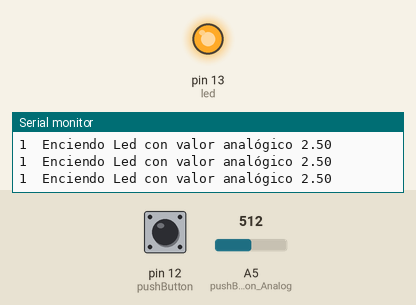
Bench run of a sketch on a simulated Arduino Uno, built with avr-gcc and run on an emulated ATmega328P. On the bench: output pins drawn as LEDs (lit = HIGH), the last lines printed to the serial monitor. The inputs (shaded band) are chosen by the test bench; at power-on: pin 12 (pushButton) HIGH, A5 (pushButton_Analog) = 512.

Above: at 1.3 s.
1.4 s: pin 12 (pushButton) pulled LOW for 0.6 s
At 1.9 s:
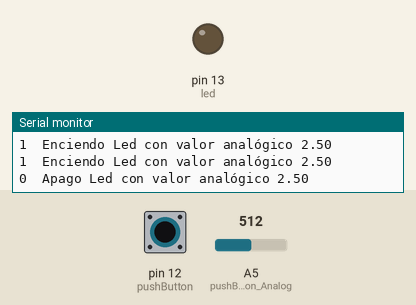
3.5 s: pin 12 (pushButton) pulled LOW for 3.2 s
At 8.2 s:
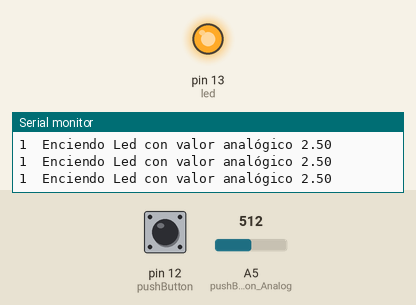
8.5 s: pin 12 (pushButton) driven LOW
At 9.5 s:
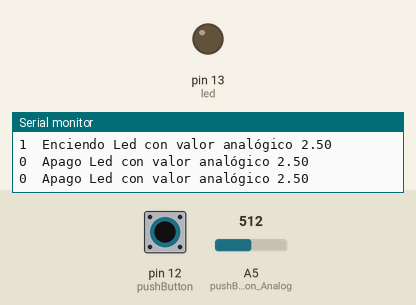
11.5 s: pin 12 (pushButton) driven HIGH
At 12.2 s:
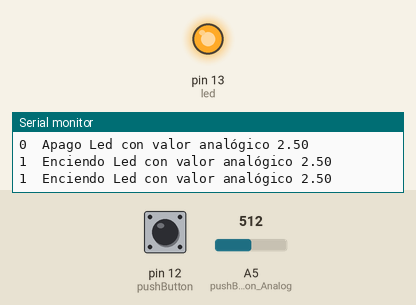
Timing chart, 0 to 14.5 s (numbered marks = the images above; inputs shaded):
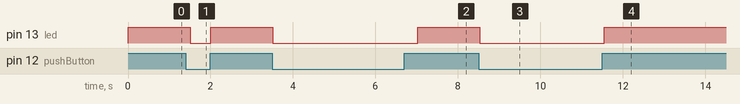

The sketch:

Ejercicio08-Led_Pulsador.ino
```cpp
int pushButton = 12;
int pushButton_Analog = A5;
int led = 13; // LED interno de la placa LED_BUILTIN

int buttonState = 0;  // Estado del pulsador
int buttonAnalog = 0;  // Lectura analógica del pulsador

void setup() {
  Serial.begin(9600);
  pinMode(pushButton, INPUT);
  pinMode(led, OUTPUT);
}

void loop() {
  buttonState = digitalRead(pushButton);
  buttonAnalog = analogRead(pushButton_Analog);
  Serial.print(buttonState);
  delay(1);

  if (buttonState == LOW) {
    digitalWrite(led, LOW);
    Serial.print("  Apago Led con valor analógico ");
  }
  else {
    digitalWrite(led, HIGH);
    Serial.print("\tEnciendo Led con valor analógico ");
  }
  Serial.println((float)buttonAnalog/1023*5);
  delay(500);
}
```

Measured:
- after the input at 1.4 s, pin 13 (led): HIGH → LOW after 0.11 s, → HIGH 0.50 s later
- after the input at 3.5 s, pin 13 (led): HIGH → LOW at once, → HIGH 3.5 s later
- after the input at 8.5 s, pin 13 (led): HIGH → LOW at once
- after the input at 11.5 s, pin 13 (led): LOW → HIGH at once
